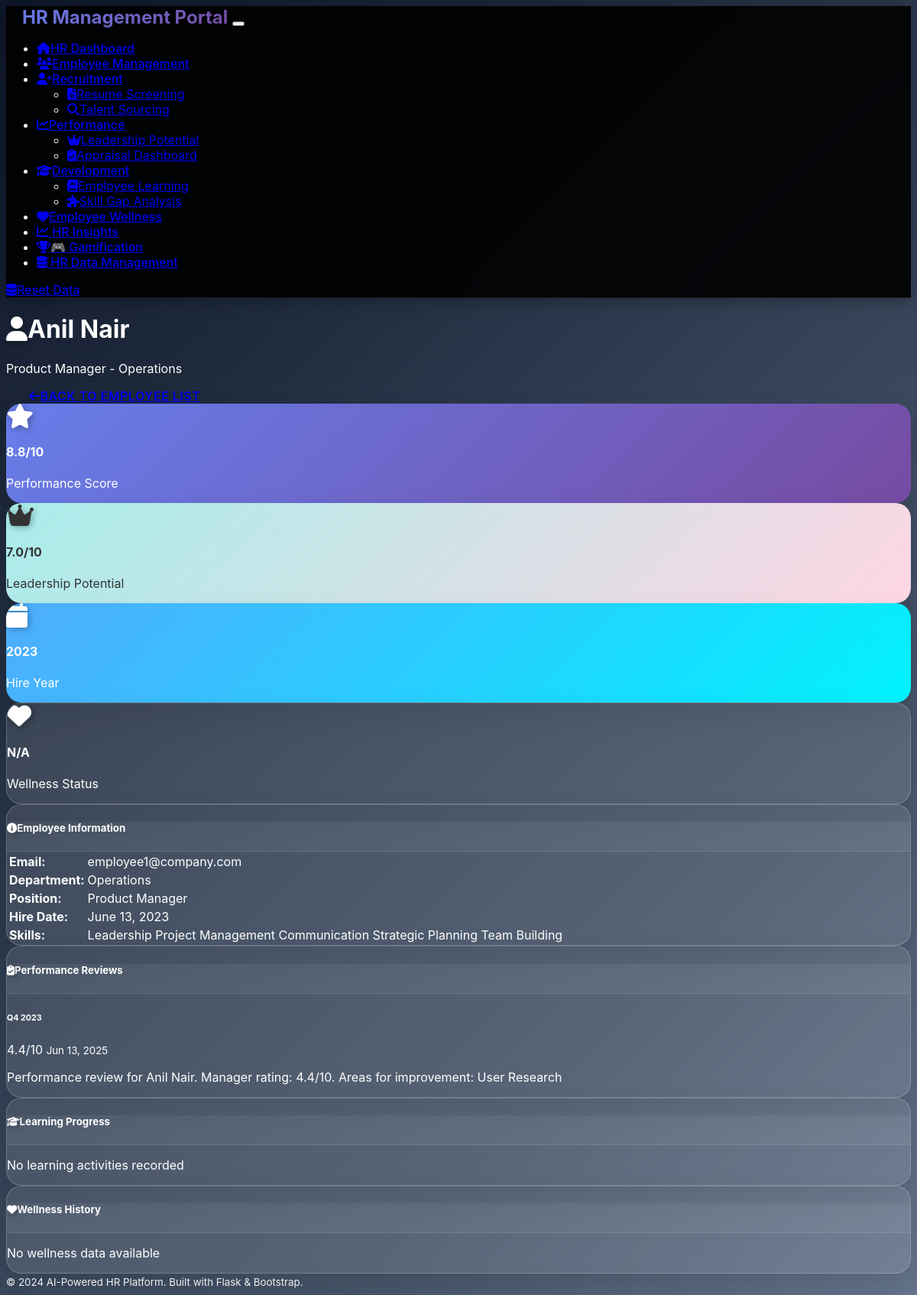
Page /employee/1 on the committed database.
### models.py (models this page shows, shortened)
class Employee(db.Model):
    id = db.Column(db.Integer, primary_key=True)
    name = db.Column(db.String(100), nullable=False)
    email = db.Column(db.String(120), unique=True, nullable=False)
    department = db.Column(db.String(50), nullable=False)
    position = db.Column(db.String(100), nullable=False)
    hire_date = db.Column(db.Date, nullable=False)
    current_salary = db.Column(db.Float, default=0.0)
    performance_score = db.Column(db.Float, default=0.0)
    skills = db.Column(Text)  # JSON string of skills
    gender = db.Column(db.String(20))
    region = db.Column(db.String(50))
    age = db.Column(db.Integer)
    experience_years = db.Column(db.Integer)
    manager_rating = db.Column(db.Float)
    last_hike_date = db.Column(db.Date)
    last_promotion_date = db.Column(db.Date)
    skill_gaps = db.Column(db.String(500))
    status = db.Column(db.String(20), default='active')  # active, inactive, terminated
    created_at = db.Column(db.DateTime, default=datetime.utcnow)

class PerformanceReview(db.Model):
    id = db.Column(db.Integer, primary_key=True)
    employee_id = db.Column(db.Integer, db.ForeignKey('employee.id'), nullable=False)
    review_period = db.Column(db.String(50), nullable=False)
    feedback = db.Column(Text, nullable=False)
    sentiment_score = db.Column(db.Float, default=0.0)
    overall_rating = db.Column(db.Float, nullable=False)
    created_at = db.Column(db.DateTime, default=datetime.utcnow)
    employee = db.relationship('Employee', backref=db.backref('performance_reviews', lazy=True))

### routes.py (the view)
@app.route('/employee/<int:employee_id>')
def employee_profile(employee_id):
    employee = Employee.query.get_or_404(employee_id)
    performance_reviews = PerformanceReview.query.filter_by(employee_id=employee_id).order_by(PerformanceReview.created_at.desc()).all()
    learning_progress = LearningProgress.query.filter_by(employee_id=employee_id).all()
    wellness_checks = WellnessCheck.query.filter_by(employee_id=employee_id).order_by(WellnessCheck.check_date.desc()).all()
    leadership_score = hr_analytics.calculate_leadership_potential(employee)
    recent_wellness = wellness_checks[0] if wellness_checks else None
    return render_template('employee_profile.html',
                         employee=employee,
                         performance_reviews=performance_reviews,
                         learning_progress=learning_progress,
                         wellness_checks=wellness_checks,
                         leadership_score=leadership_score,
                         recent_wellness=recent_wellness)

### templates/employee_profile.html (shortened to what this page needs)
{% extends "base.html" %}
{% block content %}
<div class="row">
    <div class="col-12">
        <div class="d-flex justify-content-between align-items-center mb-4">
            <div>
                <h1 class="display-6">
                    <i class="fas fa-user me-3"></i>{{ employee.name }}
                </h1>
                <p class="lead text-muted">{{ employee.position }} - {{ employee.department }}</p>
            </div>
            <a href="{{ url_for('employee_management') }}" class="btn btn-secondary">
                <i class="fas fa-arrow-left me-2"></i>Back to Employee List
            </a>
        </div>
    </div>
</div>
<div class="row mb-4">
    <div class="col-md-3">
        <div class="card bg-primary text-white">
            <div class="card-body text-center">
                <i class="fas fa-star fa-2x mb-2"></i>
                <h4>{{ employee.performance_score }}/10</h4>
                <p class="mb-0">Performance Score</p>
            </div>
        </div>
    </div>
    <div class="col-md-3">
        <div class="card bg-info text-white">
            <div class="card-body text-center">
                <i class="fas fa-crown fa-2x mb-2"></i>
                <h4>{{ "%.1f"|format(leadership_score) }}/10</h4>
                <p class="mb-0">Leadership Potential</p>
            </div>
        </div>
    </div>
    <div class="col-md-3">
        <div class="card bg-success text-white">
            <div class="card-body text-center">
                <i class="fas fa-calendar fa-2x mb-2"></i>
                <h4>{{ (employee.hire_date|string)[:4] }}</h4>
                <p class="mb-0">Hire Year</p>
            </div>
        </div>
    </div>
    <div class="col-md-3">
        <div class="card {% if recent_wellness and recent_wellness.overall_wellness == 'green' %}bg-success{% elif recent_wellness and recent_wellness.overall_wellness == 'yellow' %}bg-warning{% else %}bg-danger{% endif %} text-white">
            <div class="card-body text-center">
                <i class="fas fa-heart fa-2x mb-2"></i>
                <h4>{{ recent_wellness.overall_wellness.title() if recent_wellness else 'N/A' }}</h4>
                <p class="mb-0">Wellness Status</p>
            </div>
        </div>
    </div>
</div>
<div class="row">
    <div class="col-md-4">
        <div class="card">
            <div class="card-header">
                <h5><i class="fas fa-info-circle me-2"></i>Employee Information</h5>
            </div>
            <div class="card-body">
                <table class="table table-borderless">
                    <tr>
                        <td><strong>Email:</strong></td>
                        <td>{{ employee.email }}</td>
                    </tr>
                    <tr>
                        <td><strong>Department:</strong></td>
                        <td><span class="badge bg-info">{{ employee.department }}</span></td>
                    </tr>
                    <tr>
                        <td><strong>Position:</strong></td>
                        <td>{{ employee.position }}</td>
                    </tr>
                    <tr>
                        <td><strong>Hire Date:</strong></td>
                        <td>{{ employee.hire_date.strftime('%B %d, %Y') }}</td>
                    </tr>
                    <tr>
                        <td><strong>Skills:</strong></td>
                        <td>
                            {% if employee.skills %}
                                {% set skills_list = employee.skills|from_json %}
                                {% for skill in skills_list %}
                                    <span class="badge bg-secondary me-1 mb-1">{{ skill }}</span>
                                {% endfor %}
                            {% else %}
                                <span class="text-muted">No skills listed</span>
                            {% endif %}
                        </td>
                    </tr>
                </table>
            </div>
        </div>
    </div>
    <div class="col-md-8">
        <div class="card mb-4">
            <div class="card-header">
                <h5><i class="fas fa-clipboard-check me-2"></i>Performance Reviews</h5>
            </div>
            <div class="card-body">
                {% if performance_reviews %}
                    {% for review in performance_reviews[:3] %}
                    <div class="border-bottom pb-3 mb-3">
                        <div class="d-flex justify-content-between align-items-start">
                            <div class="flex-grow-1">
                                <h6 class="mb-1">{{ review.review_period }}</h6>
                                <div class="d-flex align-items-center mb-2">
                                    <span class="badge {% if review.overall_rating >= 8.0 %}bg-success{% elif review.overall_rating >= 6.5 %}bg-warning{% else %}bg-danger{% endif %} me-2">
                                        {{ review.overall_rating }}/10
                                    </span>
                                    <small class="text-muted">{{ review.created_at.strftime('%b %d, %Y') }}</small>
                                </div>
                                <p class="mb-0 text-muted">{{ review.feedback[:150] }}{% if review.feedback|length > 150 %}...{% endif %}</p>
                            </div>
                        </div>
                    </div>
                    {% endfor %}
                {% else %}
                    <p class="text-muted text-center">No performance reviews available</p>
                {% endif %}
            </div>
        </div>
        <div class="card mb-4">
            <div class="card-header">
                <h5><i class="fas fa-graduation-cap me-2"></i>Learning Progress</h5>
            </div>
            <div class="card-body">
                {% if learning_progress %}
                    <div class="row">
                        {% for progress in learning_progress %}
                        <div class="col-md-6 mb-3">
                            <div class="card {% if progress.completed %}border-success{% else %}border-warning{% endif %}">
                                <div class="card-body">
                                    <h6 class="card-title">{{ progress.module_name }}</h6>
                                    <div class="d-flex justify-content-between align-items-center">
                                        <span class="badge {% if progress.completed %}bg-success{% else %}bg-warning{% endif %}">
                                            {% if progress.completed %}Completed{% else %}In Progress{% endif %}
                                        </span>
                                        <span class="text-muted">{{ progress.score }}%</span>
                                    </div>
                                    {% if progress.completion_date %}
                                    <small class="text-muted">Completed: {{ progress.completion_date.strftime('%b %d, %Y') }}</small>
                                    {% endif %}
                                </div>
                            </div>
                        </div>
                        {% endfor %}
                    </div>
                {% else %}
                    <p class="text-muted text-center">No learning activities recorded</p>
                {% endif %}
            </div>
        </div>
        <div class="card">
            <div class="card-header">
                <h5><i class="fas fa-heart me-2"></i>Wellness History</h5>
            </div>
            <div class="card-body">
                {% if wellness_checks %}
                    <div class="table-responsive">
                        <table class="table table-sm">
                            <thead>
                                <tr>
                                    <th>Date</th>
                                    <th>Stress Level</th>
                                    <th>Sleep Quality</th>
                                    <th>Focus Level</th>
                                    <th>Overall Status</th>
                                </tr>
                            </thead>
                            <tbody>
                                {% for check in wellness_checks[:5] %}
                                <tr>
                                    <td>{{ check.check_date.strftime('%b %d, %Y') }}</td>
                                    <td>
                                        <div class="progress" style="height: 8px;">
                                            <div class="progress-bar {% if check.stress_level <= 3 %}bg-success{% elif check.stress_level <= 6 %}bg-warning{% else %}bg-danger{% endif %}"
                                                 style="width: {{ (check.stress_level / 10) * 100 }}%"></div>
                                        </div>
                                        <small>{{ check.stress_level }}/10</small>
                                    </td>
                                    <td>
                                        <div class="progress" style="height: 8px;">
                                            <div class="progress-bar {% if check.sleep_quality >= 7 %}bg-success{% elif check.sleep_quality >= 5 %}bg-warning{% else %}bg-danger{% endif %}"
                                                 style="width: {{ (check.sleep_quality / 10) * 100 }}%"></div>
                                        </div>
                                        <small>{{ check.sleep_quality }}/10</small>
                                    </td>
                                    <td>
                                        <div class="progress" style="height: 8px;">
                                            <div class="progress-bar {% if check.focus_level >= 7 %}bg-success{% elif check.focus_level >= 5 %}bg-warning{% else %}bg-danger{% endif %}"
                                                 style="width: {{ (check.focus_level / 10) * 100 }}%"></div>
                                        </div>
                                        <small>{{ check.focus_level }}/10</small>
                                    </td>
                                    <td>
                                        <span class="badge {% if check.overall_wellness == 'green' %}bg-success{% elif check.overall_wellness == 'yellow' %}bg-warning{% else %}bg-danger{% endif %}">
                                            {{ check.overall_wellness.title() }}
                                        </span>
                                    </td>
                                </tr>
                                {% endfor %}
                            </tbody>
                        </table>
                    </div>
                    {% if wellness_checks|length > 5 %}
                    <small class="text-muted">Showing 5 of {{ wellness_checks|length }} wellness checks</small>
                    {% endif %}
                {% else %}
                    <p class="text-muted text-center">No wellness data available</p>
                {% endif %}
            </div>
        </div>
    </div>
</div>
{% endblock %}

### rows in the picture
Employee: name "Anil Nair", position "Product Manager", department "Operations", performance_score "8.8", hire_date "2023", email "employee1@company.com", hire_date "June 13, 2023"
PerformanceReview: review_period "Q4 2023", overall_rating "4.4", created_at "Jun 13, 2025", feedback "Performance review for Anil Nair. Manager rating: 4.4/10. Areas for improvement: User Research"

### other values in the picture
{{ "%.1f"|format(leadership_score) }} "7.0"
{{ recent_wellness.overall_wellness.title() if recent_wellness else 'N/A' }} "N/A"
{{ skill }} "Leadership" "Project Management" "Communication" "Strategic Planning" "Team Building"
